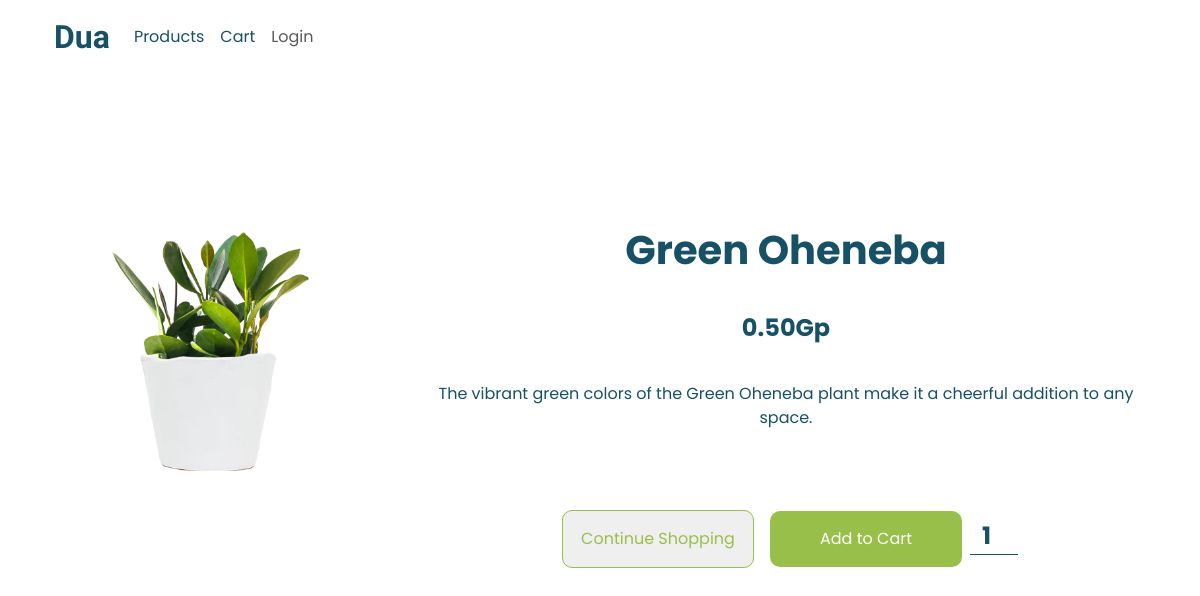
/product.php?pid=2, run on the app's committed database.
### tables this page shows
CREATE TABLE `product` (
  `product_id` int(11) NOT NULL,
  `category_id` int(11) DEFAULT NULL,
  `product_name` varchar(255) NOT NULL,
  `quantity` int(11) NOT NULL,
  `price` double NOT NULL,
  `weight` double NOT NULL,
  `picture_path` varchar(255) NOT NULL,
  `description` tinytext NOT NULL
);

### product.php (the view, shortened to what this page needs)
<!DOCTYPE html>
<html lang="en">
<head>
    <link href="https://cdn.jsdelivr.net/npm/bootstrap@5.3.0-alpha1/dist/css/bootstrap.min.css" rel="stylesheet"
>
    <link rel="stylesheet" href="css/product.css">
</head>
<body>
    <div class="container">
        <nav class="navbar navbar-expand-lg">
            <div class="container-fluid">
                <a class="navbar-brand" href="index.php">Dua</a>
                <div class="collapse navbar-collapse" id="navbarNav">
                    <ul class="navbar-nav">
                        <li class="nav-item">
                            <a class="nav-link" href="shopping.php" style="color: #165166;">Products</a>
                        </li>
                        <li class="nav-item">
                            <a class="nav-link" href="cart.php" style="color: #165166;">Cart</a>
                        </li>
                        <li class="nav-item">
                            <?php
                            if (isset($_SESSION['userid'])) {
                                echo '<a class="nav-link" href="logout.php">Logout</a>';
                            } else {
                                echo '<a class="nav-link" href="login.php">Login</a>';
                            }
                            ?>
                        </li>
                    </ul>
                </div>
            </div>
        </nav>
        <?php
        if (isset($_GET['pid'])) {
            $pid = $_GET['pid'];
        }
        $conn = OpenConn();
        $sql = "SELECT * FROM product WHERE product_id = $pid";
        $result = $conn->query($sql);
        $row = $result->fetch_assoc();
        echo "<div class='product'>";
        echo "<img src='$row[picture_path]' alt='' class='img-fluid'>";
        echo "<div class='product-details'>";
        echo "<h1>" . $row['product_name'] . "</h1>";
        echo "<h2>" . number_format($row['price'], 2) . "Gp" . "</h2>";
        echo "<p class='description'>" . $row['description'] . "</p>";
        echo "<br>";
        echo "<br>";
        echo "<button id='alternate-green'>Continue Shopping</button>";
        if ($row['quantity'] == 0) {
            echo "<button id='primary-green' disabled>Add to Cart</button>";
        } else {
            echo "<button id='primary-green'>Add to Cart</button>";
        }
        echo "<input type='number' name='quantity' id='quantity' onkeydown='return false' value=1 min=1 max='$row[quantity]'>";
        echo "</div>";
        echo "</div>";
        ?>
    </div>
</body>

### css/product.css (style rules this page uses)
* { margin: 0; padding: 0; box-sizing: border-box; }
body { font-family: 'Poppins', sans-serif; }
.navbar-brand { font-family: 'Quintessential', cursive; font-size: 2rem; color: #165166; font-weight: 700; }
.product { display: grid; grid-template-columns: 2fr 4fr; padding-top: 10%; padding-bottom: 10%; text-align: center; }
h1 { font-size: 2.5rem; font-weight: 700; margin: 1em 0; color: #165166; }
h2 { font-size: 1.5rem; font-weight: 700; margin: 1em 0; color: #165166; }
button { border-radius: 10px; padding: 1em; width: 12rem; margin: 0 0.5em; }
#alternate-green { border: 1px solid #98BF4A; color: #98BF4A; }
#primary-green { border: none; color: white; background-color: #98BF4A; }
input[type="number"] { width: 3rem; text-align: center; border: none; border-bottom: 1px solid #165166; font-size: 1.5rem; font-weight: 700; color: #165166; }
.description { padding: 1em; color: #165166; }

### data on the page
product: picture_path (picture), product_name "Green Oheneba", price "0.50", description "The vibrant green colors of the Green Oheneba plant make it a cheerful addition to any space."
